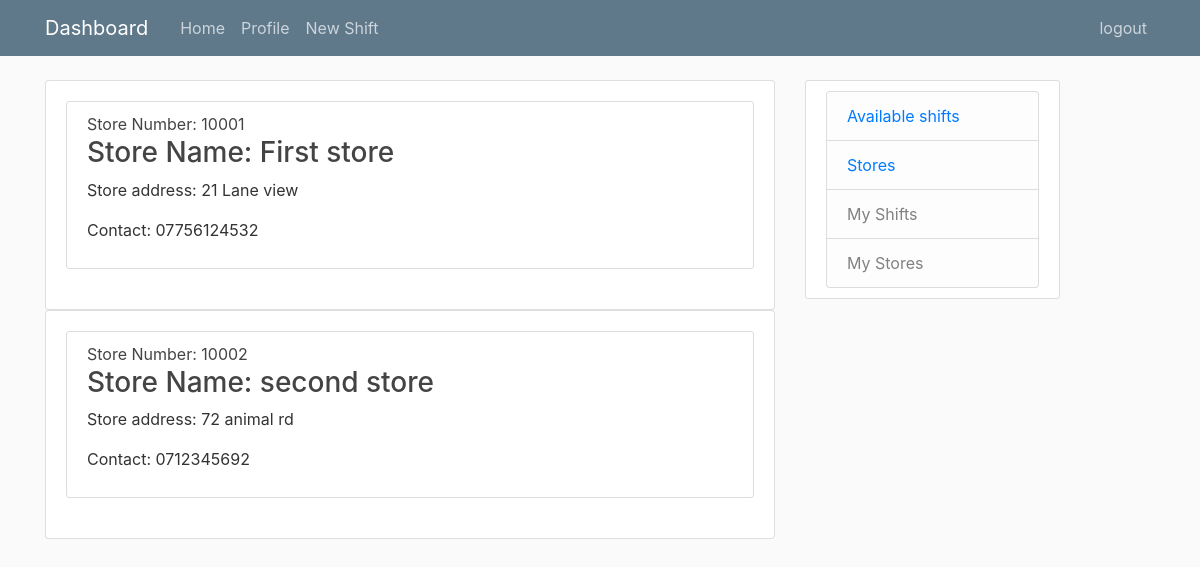
Screenshot of /stores/ (signed in) with the database file from the repository.
### dashboard/models.py (models this page shows, shortened)
class stores(models.Model):
    store_Number = models.CharField(primary_key=True,blank=True, max_length=10)
    store_Name = models.CharField(max_length=30)
    store_address = models.CharField(max_length=30)
    store_Contact = PhoneField(blank=False, help_text='Contact number for store')

### dashboard/views.py (the view)
# urls.py: path('stores/', views.showstores, name='dashboard-stores'),
@login_required
def showstores(request):
    context = {
        'stores': stores.objects.all()
    }
    return render(request,'dashboard/stores.html', context)

### dashboard/templates/dashboard/stores.html
{% extends "dashboard/base.html" %}
  {% block content%}
     {% for stores in stores %}
      <div class="card" >
       <div class="card-body">
        <article class="media content-section">
          <div class="media-body">
           <div class="article-title">
             <a class="article-title" >Store Number: {{ stores.store_Number }}</a>
           </div>
           <h3><a class="article-content">Store Name: {{ stores.store_Name}} </a></h3>
           <p class="article-content">Store address: {{ stores.store_address}}</p>
           <p class=" article-content">Contact: {{stores.store_Contact}}</p>
          </div>
        </article>
       </div>
      </div>
        {% endfor %}
  {% endblock content%}

### dashboard/static/dashboard/main.css (style rules this page uses)
body { background: #fafafa; color: #333333; margin-top: 5rem; }
h1, h2, h3, h4, h5, h6 { color: #444444; }
.content-section { background: #ffffff; padding: 10px 20px; border: 1px solid #dddddd; border-radius: 3px; margin-bottom: 20px; }
.article-title { color: #444444; }
.article-content { white-space: pre-line; }

### rows the page displays
stores: store_Number "10001", store_Name "First store", store_address "21 Lane view", store_Contact "07756124532"
stores: store_Number "10002", store_Name "second store", store_address "72 animal rd", store_Contact "0712345692"
